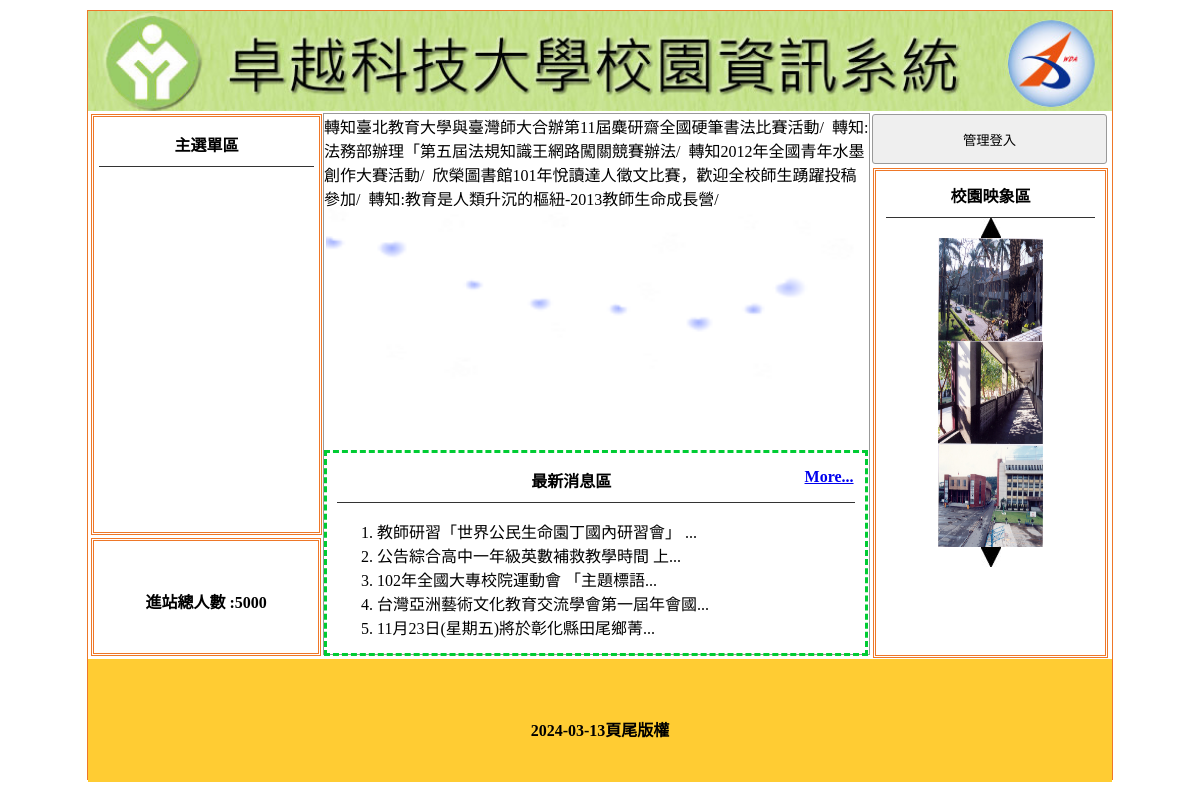
Before: / with the older database file.
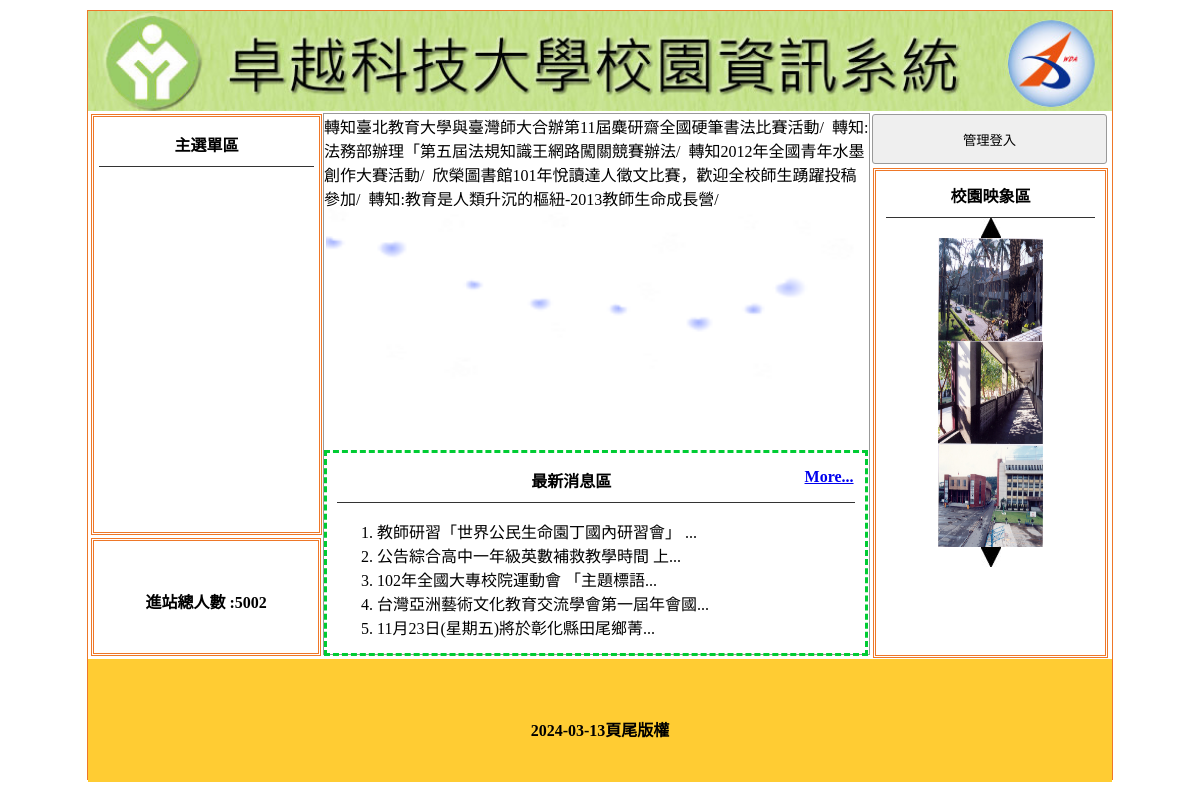
After: the same page with the newer database file.
### tables this page shows
CREATE TABLE `titles` (
  `id` int(10) UNSIGNED NOT NULL,
  `img` text NOT NULL,
  `text` text NOT NULL,
  `sh` int(1) NOT NULL DEFAULT 0
);

CREATE TABLE `total` (
  `id` int(10) UNSIGNED NOT NULL,
  `total` int(5) NOT NULL
);

CREATE TABLE `ad` (
  `id` int(10) UNSIGNED NOT NULL,
  `text` text NOT NULL,
  `sh` int(1) NOT NULL DEFAULT 1
);

CREATE TABLE `news` (
  `id` int(10) UNSIGNED NOT NULL,
  `text` text NOT NULL,
  `sh` int(1) NOT NULL DEFAULT 1
);

CREATE TABLE `image` (
  `id` int(10) UNSIGNED NOT NULL,
  `img` text NOT NULL,
  `sh` int(1) NOT NULL DEFAULT 1
);

CREATE TABLE `bottom` (
  `id` int(10) UNSIGNED NOT NULL,
  `bottom` text NOT NULL
);

### api/db.php (called while the page is built, shortened)
<?php
class DB
{
    protected $dsn = "mysql:host=localhost;charset=utf8;dbname=c1-06";
    protected $pdo;
    protected $table;
    public function __construct($table)
    {
        $this->table = $table;
        $this->pdo = new PDO($this->dsn, 'root', '');
    }
    private function a2s($array)
    {
        foreach ($array as $col => $value) {
            $tmp[] = "`$col`='$value'";
        }
        return $tmp;
    }
    function find($id)
    {
        $sql = "select * from `$this->table` where ";
        if (is_array($id)) {
            $tmp = $this->a2s($id);
            $sql .= join(" && ", $tmp);
        } elseif (is_numeric($id)) {
            $sql .= "`id`='$id'";
        } else {
            echo "x type";
        }
        return $this->pdo->query($sql)->fetch(PDO::FETCH_ASSOC);
    }
    private function sql_all($sql, $array, $other)
    {
        if (isset($this->table) && !empty($this->table)) {
            if (is_array($array)) {
                if (!empty($array)) {
                    $tmp = $this->a2s($array);
                    $sql .= " where " . join(" && ", $tmp);
                }
            } else {
                $sql .= " $array ";
            }
            return $sql .= $other;
        } else {
            echo "x table";
        }
    }
    function all($where = '', $other = '')
    {
        $sql = "select * from `$this->table` ";
        $sql = $this->sql_all($sql, $where, $other);
        return $this->pdo->query($sql)->fetchAll(PDO::FETCH_ASSOC);
    }
    function count($where = '', $other = '')
    {
        $sql = "select count(*) from `$this->table` ";
        $sql = $this->sql_all($sql, $where, $other);
        return $this->pdo->query($sql)->fetchColumn();
    }
}
$Title = new DB('titles');
$Total = new DB('total');
$Bottom = new DB('bottom');
$Image = new DB('image');
$News = new DB('news');
$Ad = new DB('ad');

### index.php (the view, shortened to what this page needs)
<?php include_once "./api/db.php"; ?>
<!DOCTYPE html PUBLIC "-//W3C//DTD XHTML 1.0 Transitional//EN" "http://www.w3.org/TR/xhtml1/DTD/xhtml1-transitional.dtd">
<html xmlns="http://www.w3.org/1999/xhtml">
<head>
	<link href="./css/css.css" rel="stylesheet" type="text/css">
</head>
<body>
	<div id="main">
		<?php $row = $Title->find(['sh' => 1]); ?>
		<a title="<?= $row['text']; ?>" href="./index.php">
			<div class="ti" style="background:url('./img/<?= $row['img']; ?>'); background-size:cover;"></div>
		</a>
		<div id="ms">
			<div id="lf" style="float:left;">
				<div id="menuput" class="dbor">
					<span class="t botli">主選單區</span>
				</div>
				<div class="dbor" style="margin:3px; width:95%; height:20%; line-height:100px;">
					<span class="t">進站總人數 :<?= $Total->find(1)['total']; ?></span>
				</div>
			</div>
			<?php
			$do = $_GET['do'] ?? 'main';
			$file = "./front/{$do}.php";
			if (file_exists($file)) {
				include $file;
			} else {
				include "./front/main.php";
			}
			?>
			<div class="di di ad" style="height:540px; width:23%; padding:0px; margin-left:22px; float:left; ">
				<button style="width:100%; margin-left:auto; margin-right:auto; margin-top:2px; height:50px;" onclick="lo('?do=login')">管理登入</button>
				<div style="width:89%; height:480px;" class="dbor">
					<span class="t botli">校園映象區</span>
					<div class="cent" onclick="pp(1)"><img src="./icon/up.jpg" alt=""></div>
					<?php
					$rows = $Image->all(['sh' => 1]);
					foreach ($rows as $idx=>$row) {
					?>
						<div class="im cent" id="ssaa<?=$idx; ?>"><img src="./img/<?=$row['img'];?>" style="width: 105px;height: 103px;"></div>
					<?php
					}
					?>
					<div class="cent" onclick="pp(2)"><img src="./icon/dn.jpg" alt=""></div>
				</div>
			</div>
		</div>
		<div style="width:1024px; left:0px; position:relative; background:#FC3; margin-top:4px; height:123px; display:block;">
			<span class="t" style="line-height:123px;"><?= $Bottom->find(1)['bottom']; ?></span>
		</div>
	</div>
</body>
</html>

### front/main.php (shortened to what this page needs)
<div class="di" style="height:540px; border:#999 1px solid; width:53.2%; margin:2px 0px 0px 0px; float:left; position:relative; left:20px;">
    <marquee scrolldelay="120" direction="left" style="position:absolute; width:100%; height:40px;">
        <?php
        $rows = $Ad->all(['sh' => 1]);
        foreach ($rows as $row) {
            echo $row['text'];
            echo "/&nbsp;&nbsp;";
        }
        ?>
    </marquee>
    <div style="height:32px; display:block;"></div>
    <div style="width:100%; padding:2px; height:290px;">
        <div id="mwww" loop="true" style="width:100%; height:100%;">
        </div>
    </div>
    <div style="width:95%; padding:2px; height:190px; margin-top:10px; padding:5px 10px 5px 10px; border:#0C3 dashed 3px; position:relative;">
        <span class="t botli">最新消息區
            <?php
            if ($News->count(['sh' => 1]) > 5) {
                echo "<a href='?do=news' style='float:right'>More...</a>";
            }
            ?>
        </span>
        <ul class="ssaa" style="list-style-type:decimal;">
            <?php
            $rows = $News->all(['sh' => 1], " limit 5");
            foreach ($rows as $row) {
            ?>
                <li><?= mb_substr($row['text'], 0, 20); ?>...
                </li>
            <?php
            }
            ?>
        </ul>
    </div>
</div>

### css/css.css (style rules this page uses)
body { padding:0px; margin:0px; }
#main { width:1024px; height:768px; margin:10px auto 10px auto; border:#EE7728 1px solid; position:relative; }
.ti { width:100%; height:100px; position:relative; background-size:cover; background-repeat:no-repeat; }
.dbor { border:#EE7728 double 3px; margin:1px; padding:2px 10px 2px 10px; }
.t { font-weight:800; display:block; text-align:center; padding:10px 1px 10px 1px; }
.botli { border-bottom:#333 1px solid; }
#lf { height:540px; width:21%; display:inline-block; }
#menuput { width:100%; height:75%; position:relative; padding:5px; display:block; margin: 3px; }
.di { display:inline-block; }
.ad { margin:1px; padding:2px 10px 2px 10px; }
.cent { text-align:center; }
input,button { border:#999 1px solid; border-radius:3px; background:#EFEFEF; padding:5px; margin:3px; }

Changed rows visible on the page:
changed total: total "5000" → "5002"
